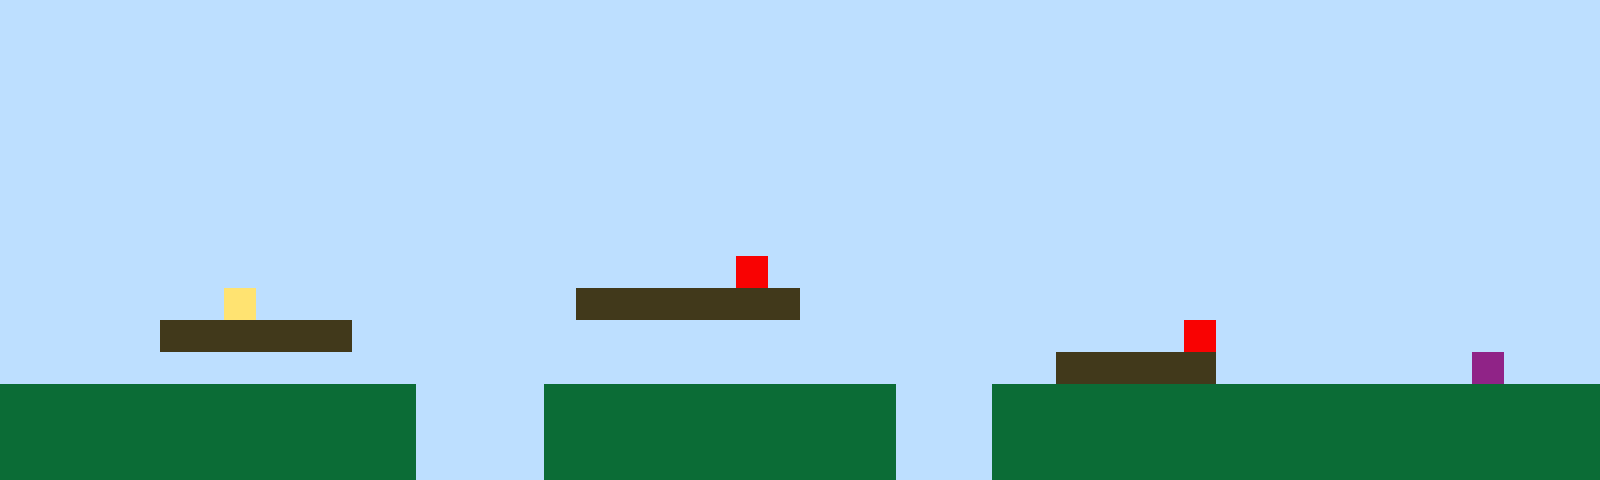

The image is a tile-based game level rendered from a .tmx file. Its description and complete source (layers, tilesets, objects, tile grids) follow:
An orthogonal 50x15 tile map with 32x32 px tiles, 1 tile layer (Tile Layer 1).

<map version="1.10" tiledversion="1.11.2" orientation="orthogonal" renderorder="right-up" width="50" height="15" tilewidth="32" tileheight="32" infinite="0" nextlayerid="2" nextobjectid="1"><editorsettings><export target="map1.csv" format="csv" /></editorsettings><tileset firstgid="1" name="sprites" tilewidth="32" tileheight="32" tilecount="6" columns="3"><image source="sprites.png" width="96" height="64" /></tileset><layer id="1" name="Tile Layer 1" width="50" height="15"><data encoding="csv">1,1,1,1,1,1,1,1,1,1,1,1,1,1,1,1,1,1,1,1,1,1,1,1,1,1,1,1,1,1,1,1,1,1,1,1,1,1,1,1,1,1,1,1,1,1,1,1,1,1,1,1,1,1,1,1,1,1,1,1,1,1,1,1,1,1,1,1,1,1,1,1,1,1,1,1,1,1,1,1,1,1,1,1,1,1,1,1,1,1,1,1,1,1,1,1,1,1,1,1,1,1,1,1,1,1,1,1,1,1,1,1,1,1,1,1,1,1,1,1,1,1,1,1,1,1,1,1,1,1,1,1,1,1,1,1,1,1,1,1,1,1,1,1,1,1,1,1,1,1,1,1,1,1,1,1,1,1,1,1,1,1,1,1,1,1,1,1,1,1,1,1,1,1,1,1,1,1,1,1,1,1,1,1,1,1,1,1,1,1,1,1,1,1,1,1,1,1,1,1,1,1,1,1,1,1,1,1,1,1,1,1,1,1,1,1,1,1,1,1,1,1,1,1,1,1,1,1,1,1,1,1,1,1,1,1,1,1,1,1,1,1,1,1,1,1,1,1,1,1,1,1,1,1,1,1,1,1,1,1,1,1,1,1,1,1,1,1,1,1,1,1,1,1,1,1,1,1,1,1,1,1,1,1,1,1,1,1,1,1,1,1,1,1,1,1,1,1,1,1,1,1,1,1,1,1,1,1,1,1,1,1,1,1,1,1,1,1,1,1,1,1,1,1,1,1,1,1,1,1,1,1,1,1,1,1,1,1,1,1,1,1,1,1,1,1,1,1,1,1,1,1,1,1,1,1,1,1,1,1,1,1,1,1,1,1,1,1,1,1,1,1,1,1,1,1,1,1,1,1,1,1,1,1,1,1,1,1,1,1,1,1,1,1,1,1,1,1,1,1,1,1,1,1,1,1,1,1,1,1,1,1,1,1,1,1,1,1,1,1,1,1,1,5,1,1,1,1,1,1,1,1,1,1,1,1,1,1,1,1,1,1,1,1,1,1,1,1,1,1,1,1,1,1,1,1,1,4,1,1,1,1,1,1,1,1,1,1,3,3,3,3,3,3,3,1,1,1,1,1,1,1,1,1,1,1,1,1,1,1,1,1,1,1,1,1,1,1,1,1,1,1,1,1,1,3,3,3,3,3,3,1,1,1,1,1,1,1,1,1,1,1,1,1,1,1,1,1,1,1,1,1,1,1,1,1,1,5,1,1,1,1,1,1,1,1,1,1,1,1,1,1,1,1,1,1,1,1,1,1,1,1,1,1,1,1,1,1,1,1,1,1,1,1,1,1,1,1,1,1,1,1,1,3,3,3,3,3,1,1,1,1,1,1,1,1,6,1,1,1,2,2,2,2,2,2,2,2,2,2,2,2,2,1,1,1,1,2,2,2,2,2,2,2,2,2,2,2,1,1,1,2,2,2,2,2,2,2,2,2,2,2,2,2,2,2,2,2,2,2,2,2,2,2,2,2,2,2,2,2,2,2,2,1,1,1,1,2,2,2,2,2,2,2,2,2,2,2,1,1,1,2,2,2,2,2,2,2,2,2,2,2,2,2,2,2,2,2,2,2,2,2,2,2,2,2,2,2,2,2,2,2,2,1,1,1,1,2,2,2,2,2,2,2,2,2,2,2,1,1,1,2,2,2,2,2,2,2,2,2,2,2,2,2,2,2,2,2,2,2</data></layer></map>
